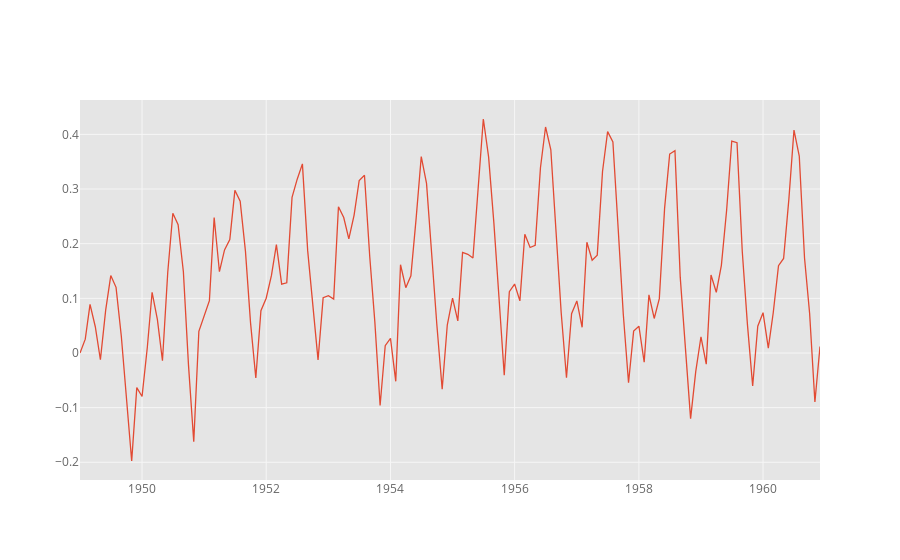

The notebook cell this image was saved under:
### Markdown cell above
### log + diff mean

### Code cell
n=1
mean = df['#Passengers_log'].ewm(halflife=12, min_periods=0, adjust=True).mean()
df['#Passengers_log_diff_ewm_mean'] = df['#Passengers_log'] - mean
df['#Passengers_log_diff_ewm_mean'].dropna().iplot()

### Figure 1 — Plotly figure (JSON) as saved in the notebook; plotly's stock layout.template omitted (floating-point values rounded to 4 significant figures; data arrays with more than 128 entries replaced by an {"elided": "..."} marker saying what was removed)
{"data": [{"line": {"color": "rgba(226, 74, 51, 1.0)", "dash": "solid", "shape": "linear", "width": 1.3}, "mode": "lines", "name": "#Passengers_log_diff_ewm_mean", "text": "", "type": "scatter", "uid": "cfefca03-1fd2-46ba-93ac-c5c5b1c9211d", "x": {"elided": "144 str values"}, "y": {"elided": "144 float values"}}], "layout": {"legend": {"bgcolor": "#FFFFFF", "font": {"color": "#666666"}}, "paper_bgcolor": "#FFFFFF", "plot_bgcolor": "#E5E5E5", "title": {"font": {"color": "#151516"}}, "xaxis": {"gridcolor": "#F6F6F6", "showgrid": true, "tickfont": {"color": "#666666"}, "title": {"font": {"color": "#666666"}, "text": ""}, "zerolinecolor": "#F6F6F6"}, "yaxis": {"gridcolor": "#F6F6F6", "showgrid": true, "tickfont": {"color": "#666666"}, "title": {"font": {"color": "#666666"}, "text": ""}, "zerolinecolor": "#F6F6F6"}}}
